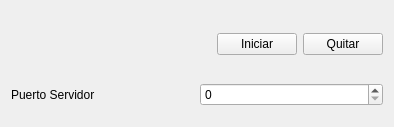
<?xml version="1.0" encoding="UTF-8"?>
<ui version="4.0">
 <class>Widget</class>
 <widget class="QWidget" name="Widget">
  <property name="geometry">
   <rect>
    <x>0</x>
    <y>0</y>
    <width>394</width>
    <height>127</height>
   </rect>
  </property>
  <property name="windowTitle">
   <string>Widget</string>
  </property>
  <layout class="QGridLayout" name="gridLayout">
   <item row="0" column="0">
    <layout class="QHBoxLayout" name="horizontalLayout_2">
     <item>
      <spacer name="horizontalSpacer">
       <property name="orientation">
        <enum>Qt::Horizontal</enum>
       </property>
       <property name="sizeHint" stdset="0">
        <size>
         <width>78</width>
         <height>48</height>
        </size>
       </property>
      </spacer>
     </item>
     <item>
      <widget class="QPushButton" name="Iniciar">
       <property name="text">
        <string>Iniciar</string>
       </property>
      </widget>
     </item>
     <item>
      <widget class="QPushButton" name="Quitar">
       <property name="text">
        <string>Quitar</string>
       </property>
      </widget>
     </item>
    </layout>
   </item>
   <item row="1" column="0">
    <layout class="QHBoxLayout" name="horizontalLayout">
     <item>
      <widget class="QLabel" name="label_2">
       <property name="text">
        <string>Puerto Servidor</string>
       </property>
      </widget>
     </item>
     <item>
      <widget class="QSpinBox" name="puerto">
       <property name="maximum">
        <number>999999999</number>
       </property>
      </widget>
     </item>
    </layout>
   </item>
  </layout>
 </widget>
 <layoutdefault spacing="6" margin="11"/>
 <resources/>
 <connections/>
</ui>
